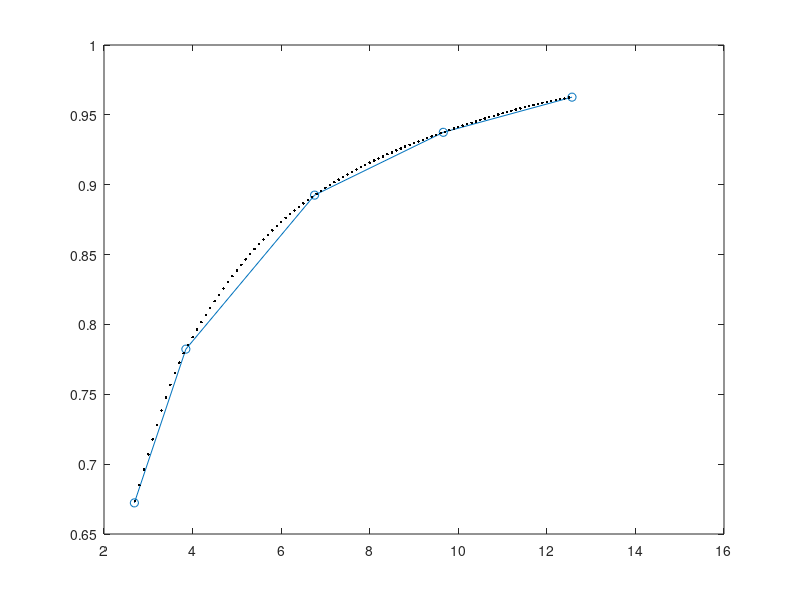

Source code (MATLAB): (Note: this script raises an error after producing the figure.)
% close all
% clear all
% clc
ss_cal = [.15,.25, .5, .75, 1]./100;
dT = [2.7859,3.9485,6.855,9.7615,12.668] ; % assume dT = dTinner = dTouter
dT = -0.1 + dT;
Q1 = (0.5.*1000)./60; % flow in cc/sec
Q = Q1 * (1e-02).^3; % flow in m3/sec

P = 100e3; % pressure in Pa (N/m2)

B1 = 877;
B2 = 1.3;
B3 = 3.75e-4;
B4 = 1.27e-5;
B5 = 2.24e-5;

T1 = 23.5 + 273;
Tc = T1;
Th = T1 + dT;
T_prime = (Th + Tc)./2;

dTQP = dT.*Q.*P;
TBBT = (T_prime.*(B3+B4.*T_prime));
C1 = B1.*dTQP;
C2 = (T_prime - B2.*dTQP./TBBT).^2; C1./C2;

C3a = 1./TBBT;
C3b = 1./(B5.*T_prime.^1.94);
C3 = (C3a - C3b);
S_lance = (C1./C2).*(C3);


b0t = ss_cal./S_lance;
% 
% ss = b0 .* S; 

[fdt] = interp1(dT,b0t, [2:0.1:15],'pchip');

% 0.006;
figure; plot(dT, b0t, '-o', [2:0.1:15],fdt,'k.');
% title('offset = +0.1')
% figure; plot(dT, b0+ 1./(1-dT).^2, '-o')



b0 